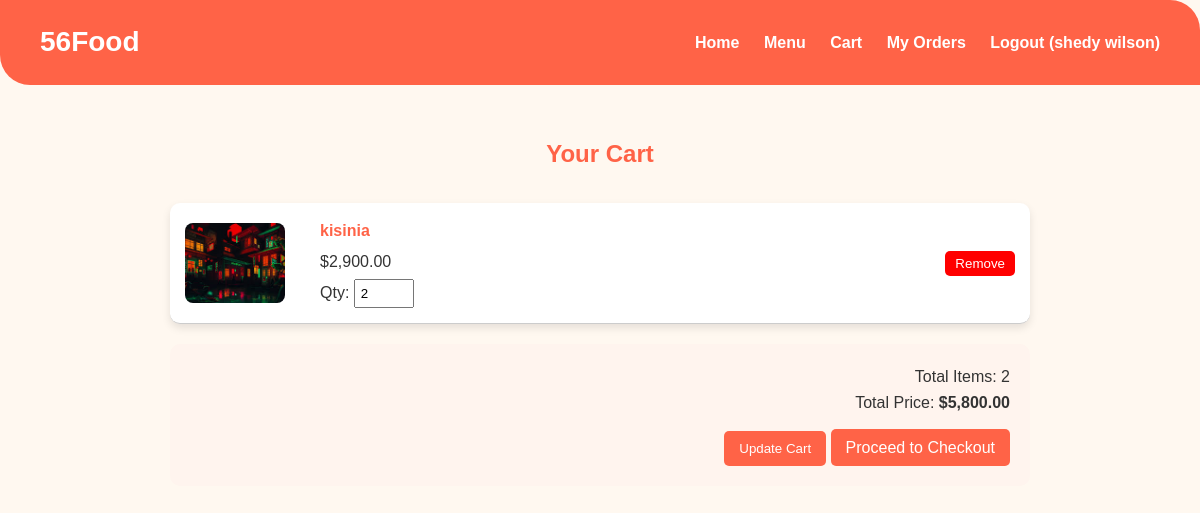
Screenshot of /cart.php (signed in) with the database file from the repository.
### tables this page shows
CREATE TABLE `cart` (
  `id` int(11) NOT NULL,
  `user_id` int(11) NOT NULL,
  `menu_id` int(11) NOT NULL,
  `quantity` int(11) NOT NULL DEFAULT 1,
  `created_at` timestamp NOT NULL DEFAULT current_timestamp()
);

CREATE TABLE `menu` (
  `id` int(11) NOT NULL,
  `name` varchar(100) NOT NULL,
  `description` text DEFAULT NULL,
  `price` decimal(10,2) NOT NULL,
  `image` varchar(255) DEFAULT NULL,
  `status` enum('available','unavailable') DEFAULT 'available',
  `created_at` timestamp NOT NULL DEFAULT current_timestamp()
);

### cart.php (the view, shortened to what this page needs)
<?php
require_once "include/auth.php";
$userId = (int)$_SESSION['user_id'];
$cartItems = [];
$totalItems = 0;
$totalPrice = 0;
$sql = "SELECT c.id, c.quantity, m.name, m.price, m.image
        FROM cart c
        INNER JOIN menu m ON c.menu_id = m.id
        WHERE c.user_id=?";
if ($stmt = mysqli_prepare($conn, $sql)) {
    mysqli_stmt_bind_param($stmt, "i", $userId);
    mysqli_stmt_execute($stmt);
    $result = mysqli_stmt_get_result($stmt);
    while ($row = mysqli_fetch_assoc($result)) {
        $cartItems[] = $row;
        $totalItems += $row['quantity'];
        $totalPrice += $row['quantity'] * $row['price'];
    }
}
?>
<!DOCTYPE html>
<html lang="en">
<head>
    <link rel="stylesheet" href="assets/css/cart.css">
    <link rel="stylesheet" href="assets/css/index.css">
</head>
<body>
    <header>
        <h1>56Food</h1>
        <nav>
            <a href="index.php">Home</a>
            <a href="menu.php">Menu</a>
            <a href="cart.php">Cart</a>
            <a href="orders.php">My Orders</a>
            <a href="logout.php">Logout (<?= htmlspecialchars($_SESSION['user_name']) ?>)</a>
        </nav>
    </header>
    <section class="cart-section">
        <h2>Your Cart</h2>
        <?php if (empty($cartItems)): ?>
            <p>Your cart is empty. <a href="menu.php">Browse the menu</a> to add some food.</p>
        <?php else: ?>
            <form method="POST" action="cart.php">
                <?php foreach ($cartItems as $item): ?>
                    <div class="cart-item">
                        <?php $img = !empty($item['image']) ? 'assets/images/foods/' . htmlspecialchars($item['image']) : 'https://images.unsplash.com/photo-1600891964599-f61ba0e24092?fit=crop&w=400&q=80'; ?>
                        <img src="<?= $img ?>" alt="<?= htmlspecialchars($item['name']) ?>">
                        <div class="cart-details">
                            <h4><?= htmlspecialchars($item['name']) ?></h4>
                            <p>$<?= number_format($item['price'], 2) ?></p>
                            <label>Qty: <input type="number" name="items[<?= (int)$item['id'] ?>]" value="<?= (int)$item['quantity'] ?>" min="1"></label>
                        </div>
                        <button type="submit" name="remove_id" value="<?= (int)$item['id'] ?>" class="remove-btn">Remove</button>
                    </div>
                <?php endforeach; ?>
                <div class="cart-summary">
                    <p>Total Items: <?= $totalItems ?></p>
                    <p>Total Price: <strong>$<?= number_format($totalPrice, 2) ?></strong></p>
                    <button type="submit" class="checkout-btn">Update Cart</button>
                    <a href="order.php" class="checkout-btn" style="text-decoration:none;">Proceed to Checkout</a>
                </div>
            </form>
        <?php endif; ?>
    </section>
</body>
</html>

### assets/css/cart.css (style rules this page uses)
.cart-section { padding: 60px 20px; text-align: center; }
.cart-section h2 { color: #ff6347; margin-bottom: 30px; }
.cart-item { display: flex; align-items: center; justify-content: space-between; background: #fff; padding: 15px; margin-bottom: 15px; border-radius: 10px; box-shadow: 0px 4px 8px rgba(0,0,0,0.1); }
.cart-item img { width: 80px; border-radius: 10px; }
.cart-details { flex: 1; text-align: left; margin-left: 20px; }
.cart-details h4 { margin-bottom: 5px; }
.cart-details input { width: 60px; padding: 5px; }
.remove-btn { background-color: #ccc; border: none; padding: 8px 12px; border-radius: 5px; cursor: pointer; }
.cart-summary { background-color: #fff4ee; padding: 20px; border-radius: 10px; margin-top: 30px; }
.checkout-btn { background-color: #ff6347; color: white; border: none; padding: 12px 20px; border-radius: 5px; cursor: pointer; margin-top: 15px; }

### assets/css/index.css (style rules this page uses)
* { margin:0; padding:0; box-sizing: border-box; font-family: Arial, sans-serif; }
body { background-color: #fff8f0; color: #333; line-height: 1.6; }
a { text-decoration: none; color: inherit; }
header { background-color: #ff6347; color: white; padding: 20px 40px; border-radius: 0% 30px; display: flex; justify-content: space-between; align-items: center; }
header h1 { font-size: 28px; }
nav a { margin-left: 20px; font-weight: bold; color: white; }

### cart.php (style rules this page uses)
.cart-section { max-width: 900px; margin: auto; padding: 50px 20px; }
.cart-item { display: flex; align-items: center; gap: 15px; margin-bottom: 20px; border-bottom: 1px solid #ccc; padding-bottom: 15px; }
.cart-item img { width: 100px; height: 80px; object-fit: cover; border-radius: 8px; }
.cart-details { flex: 1; }
.cart-details h4 { margin: 0; color: #ff6347; }
.cart-details p { margin: 5px 0; }
.cart-details input { width: 60px; padding: 5px; }
.remove-btn, .checkout-btn { background: #ff6347; color: white; border: none; padding: 10px 15px; border-radius: 5px; cursor: pointer; }
.remove-btn { background: red; padding: 5px 10px; }
.cart-summary { text-align: right; margin-top: 20px; }

### rows the page displays
cart: menu.image (picture), menu.name "kisinia", menu.price "2,900.00", quantity "2", $item['id'] 11 (drawn)

### other values shown
$_SESSION['user_name'] "shedy wilson"
$totalItems "2"
$totalPrice "5,800.00"
